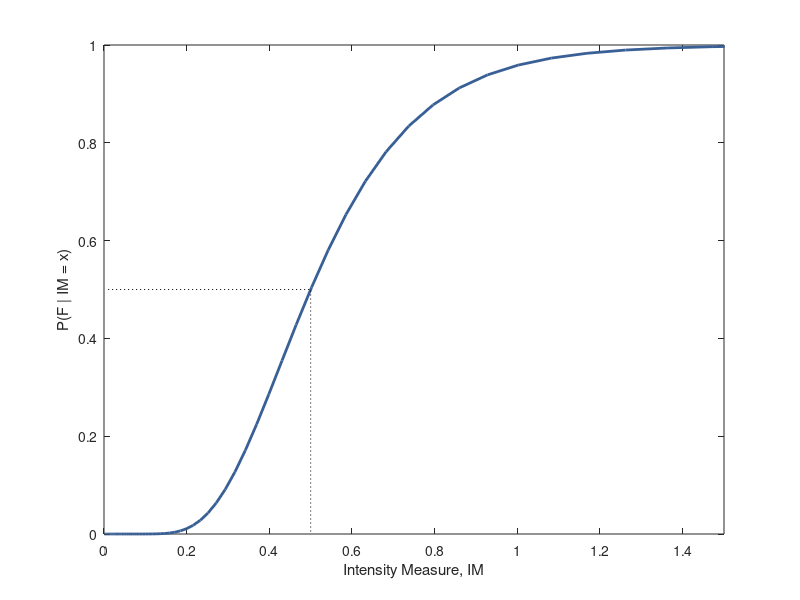

Write MATLAB code to recreate this figure. (Note: this script raises an error after producing the figure.)
% Fragility function illustrations
% Jack Baker
% 12/8/2017
% modified 1/7/2021 to allow optional color figures

clear; close all; clc;

    colorspec{1} = [56 95 150]/255;
    colorspec{2} = [207 89 33]/255;
    colorspec{3} = [158 184 219]/255;
    colorspec{4} = [231 184 0]/255;
    colorspec{5} = [128 0 0]/255;
    
    linespec{1} = '-';
    linespec{2} = '-';
    linespec{3} = '-';
    linespec{4} = '-';
    linespec{5} = '-';
    

%% load previous hazard curve
x = [logspace(log10(0.001), log10(2), 100) 2.1]; % IM values to consider 

% mean hazard from simplified logic tree (ch6/PSHA_calc_w_epistemic.m)
lambdaIM = [0.0251694954594308,0.0243005973346253,0.0234365472558623,0.0225792462468511,0.0217305158448367,0.0208920837822666,0.0200655715142511,0.0192524837495085,0.0184542000865126,0.0176719688005284,0.0169069027730509,0.0161599775046000,0.0154320311063565,0.0147237661269249,0.0140357530384293,0.0133684351816874,0.0127221349535275,0.0120970610102702,0.0114933162595579,0.0109109064174252,0.0103497489179256,0.00980968197780037,0.00929047363756543,0.00879183062195665,0.00831340688589137,0.00785481173602961,0.00741561744179956,0.00699536627266170,0.00659357691982798,0.00620975028017252,0.00584337459734840,0.00549392996997187,0.00516089224907525,0.00484373635688936,0.00454193906650127,0.00425498128721521,0.00398234990373885,0.00372353921886845,0.00347805204941328,0.00324540052394014,0.00302510662878499,0.00281670254590154,0.00261973082270939,0.00243374441035183,0.00225830660283430,0.00209299090552312,0.00193738085754465,0.00179106982882404,0.00165366080890037,0.00152476620129790,0.00140400763414932,0.00129101579497441,0.00118543029502282,0.00108689956639214,0.000995080793225799,0.000909639876668399,0.000830251431896055,0.000756598814428752,0.000688374172055584,0.000625278518042679,0.000567021820830418,0.000513323105142555,0.000463910559307276,0.000418521643610899,0.000376903194651442,0.000338811520914285,0.000304012485139082,0.000272281569469359,0.000243403919858480,0.000217174366732617,0.000193397419468867,0.000171887232821039,0.000152467544004570,0.000134971579723542,0.000119241932976582,0.000105130410005028,9.24978482376873e-05,8.12139065351012e-05,7.11568294363794e-05,6.22131874592354e-05,5.42775957953396e-05,4.72524139769621e-05,4.10474292661717e-05,3.55795266353024e-05,3.07723482686310e-05,2.65559455227739e-05,2.28664262410104e-05,1.96456002286791e-05,1.68406255681954e-05,1.44036582884222e-05,1.22915077099856e-05,1.04652995717140e-05,8.89014880956513e-06,7.53484361431181e-06,6.37154214337735e-06,5.37548301094735e-06,4.52471043365022e-06,3.79981467097529e-06,3.18368817390031e-06,2.66129764494389e-06, 10e-10];



%% illustrate fragility
thetaIM = 0.5; % assumed fragility median
betaIM = 0.4; % assumed fragility beta

pFail = normcdf(log(x), log(thetaIM), betaIM);


figure
plot(x, pFail, '-k', 'linewidth', 2, 'color', colorspec{1})
hold on
plot([0.01 thetaIM thetaIM], [0.5 0.5 0], ':k')
xlabel('Intensity Measure, IM')
ylabel('P(F | IM = x)')
axis([0 1.5 0 1])


%% failure rate example


dLambda =  abs([diff(lambdaIM) 0]);  % derivative of hazard curve
failContrib = pFail .* dLambda;
failRate = sum(failContrib)

% second fragility
thetaIM2 = thetaIM*1.2;
pFail2 = normcdf(log(x), log(thetaIM2), betaIM);
failRate2 = sum(pFail2 .* dLambda)
failRateRatio = failRate2/failRate

% plot hazard and fragility
figure
% yyaxis(axes1,'left');
yyaxis left
set(gca,'YColor',[0 0 0]);

plot(x, pFail, '-', 'linewidth', 2, 'color', colorspec{1})
hold on
plot(x, pFail2, '-', 'linewidth', 2, 'color', colorspec{2})
% ylabel('P(F | SA(1s)=x)')
ylabel('Failure probability, P(F | IM = x)')
yyaxis right
set(gca,'YColor',[0 0 0]);
plot(x, lambdaIM, '-', 'linewidth', 2, 'color', colorspec{3})
ylim([0 0.002])
% xlabel('SA(1s) [g]')
xlabel('SA(1 s) [g]')
% ylabel('\lambda_{SA(1s)>x}')
ylabel('Annual rate of exceedance, \lambda(IM>x)')
xlim([0 1.5])
legend('Fragility, \theta = 0.5 g', 'Fragility, \theta = 0.6 g', 'Ground-motion hazard', 'location', 'southeast')

    
%% discretize down for tabular output
xShort = [0.001 0.01 0.1:0.1:1.5]';
lambdaShort = interp1(x,lambdaIM,xShort);
dLambdaShort =  abs([diff(lambdaShort); lambdaShort(end)]);  % derivative of hazard curve
pFailShort =  normcdf(log(xShort), log(thetaIM), betaIM);
pFail2Short = normcdf(log(xShort), log(thetaIM2), betaIM);

failRate = sum(pFailShort .* dLambdaShort)
failRate2 = sum(pFail2Short .* dLambdaShort)
failRateRatio = failRate2/failRate


%%
figure
bar(xShort, pFailShort .* dLambdaShort, 11,'FaceColor', colorspec{3})

xlabel('SA(1 s) [g]')
ylabel('P(F | IM = x_i) \Delta\lambda_i')
xlim([0 1.6])
ylim([0 8e-6])

